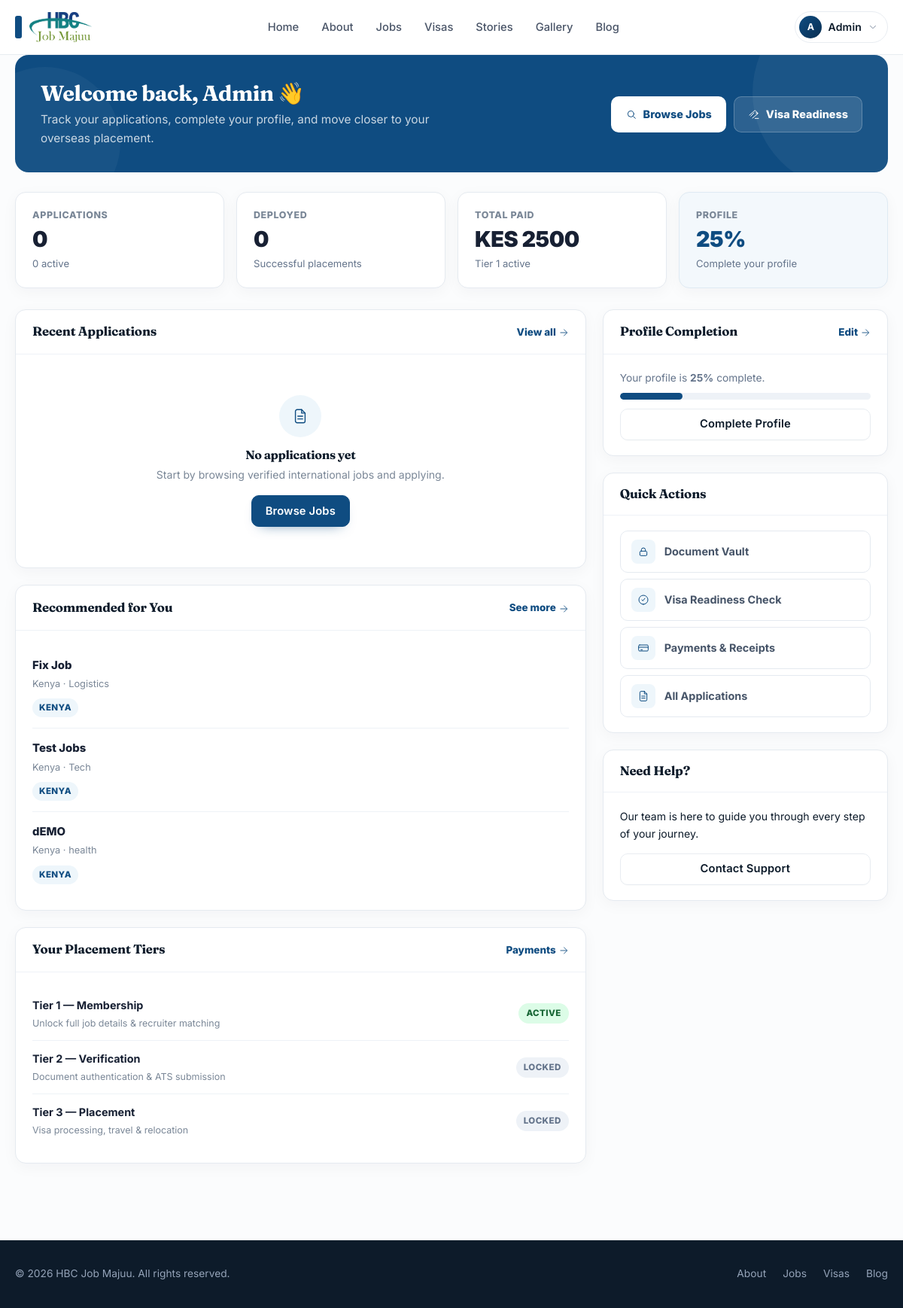
The page /dashboard/ (signed in) on the database as committed earlier.
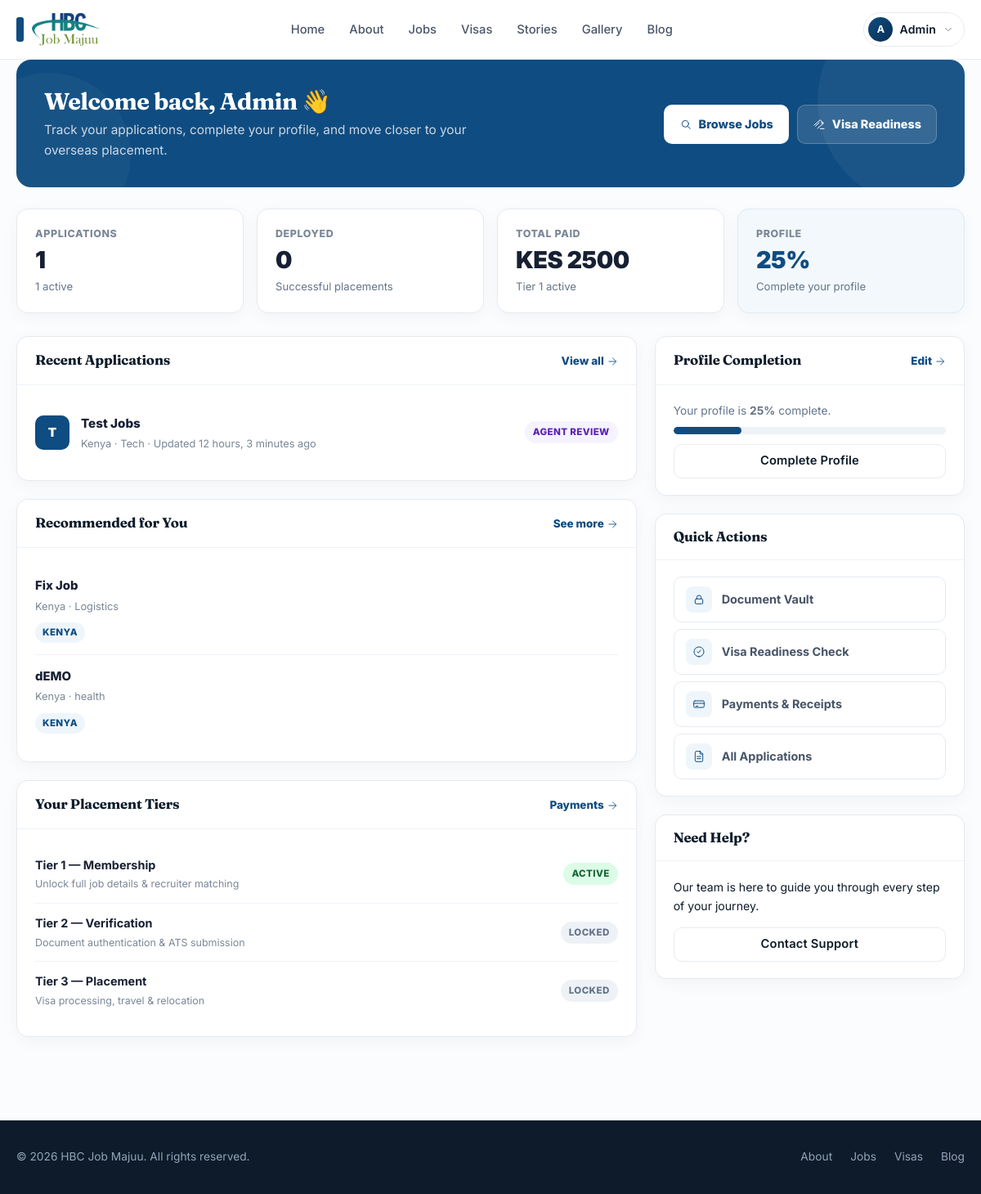
The same page on the database as committed later.
### client/models.py (models this page shows, shortened)
class Job(models.Model):
    class Status(models.TextChoices):
        DRAFT = "DRAFT", "Draft"
        ACTIVE = "ACTIVE", "Active"
        FILLED = "FILLED", "Filled"
        CLOSED = "CLOSED", "Closed"
    class Visibility(models.TextChoices):
        PUBLIC = "PUBLIC", "Public"
        MEMBERS_ONLY = "MEMBERS_ONLY", "Members only"
    COUNTRY_FLAG_MAP = {
        "kenya": "🇰🇪",
        "uganda": "🇺🇬",
        "tanzania": "🇹🇿",
        "rwanda": "🇷🇼",
        "burundi": "🇧🇮",
        "ethiopia": "🇪🇹",
        "somalia": "🇸🇴",
        "south africa": "🇿🇦",
        "nigeria": "🇳🇬",
        "ghana": "🇬🇭",
        "cameroon": "🇨🇲",
        "zambia": "🇿🇲",
        "malawi": "🇲🇼",
        "mozambique": "🇲🇿",
        "egypt": "🇪🇬",
        "saudi arabia": "🇸🇦",
        "united arab emirates": "🇦🇪",
        "uae": "🇦🇪",
        "qatar": "🇶🇦",
        "oman": "🇴🇲",
        "bahrain": "🇧🇭",
        "kuwait": "🇰🇼",
        "jordan": "🇯🇴",
        "lebanon": "🇱🇧",
        "canada": "🇨🇦",
        "united states": "🇺🇸",
        "usa": "🇺🇸",
        "united kingdom": "🇬🇧",
        "uk": "🇬🇧",
        "germany": "🇩🇪",
        "france": "🇫🇷",
        "italy": "🇮🇹",
        "spain": "🇪🇸",
        "netherlands": "🇳🇱",
        "india": "🇮🇳",
        "pakistan": "🇵🇰",
        "sudan": "🇸🇩",
        "yemen": "🇾🇪",
        "oman": "🇴🇲",
    }
    id = models.UUIDField(
        primary_key=True,
        default=uuid.uuid4,
        editable=False
    )
    title = models.CharField(max_length=150)
    country = models.CharField(max_length=50)
    country_flag = models.CharField(max_length=20, blank=True, default="", help_text="Auto-generated flag for the country, such as 🇰🇪")
    sector = models.CharField(max_length=50)
    description_masked = models.TextField()
    description_full = models.TextField()
    salary_disclosed = models.BooleanField(default=False)
    salary_range = models.CharField(
        max_length=50,
        blank=True,
        null=True
    )
    tier_2_fee = models.DecimalField(
        max_digits=10,
        decimal_places=2,
        default=0.00
    )
    tier_3_fee = models.DecimalField(
        max_digits=10,
        decimal_places=2,
        default=0.00
    )
    status = models.CharField(
        max_length=20,
        choices=Status.choices,
        default=Status.ACTIVE
    )
    visibility = models.CharField(
        max_length=20,
        choices=Visibility.choices,
        default=Visibility.PUBLIC,
        help_text="Public jobs are visible to everyone; member-only jobs require membership access.",
    )
    image_url = models.URLField(max_length=500, blank=True, default="")
    cover_image = models.URLField(max_length=500, blank=True, default="", help_text="Optional cover image for the job card and detail page.")
    image_alt = models.CharField(max_length=150, blank=True, default="")
    created_at = models.DateTimeField(auto_now_add=True)
    updated_at = models.DateTimeField(auto_now=True)

class Application(models.Model):
    class ATSStage(models.TextChoices):
        SUBMITTED = "SUBMITTED", "Submitted"
        VETTING = "VETTING", "Document Verification"
        AGENT_REVIEW = "AGENT_REVIEW", "Agent Review"
        INTERVIEW = "INTERVIEW", "Interview"
        OFFER = "OFFER", "Offer Extended"
        VISA = "VISA", "Visa Processing"
        DEPLOYED = "DEPLOYED", "Deployed"
        REJECTED = "REJECTED", "Rejected"
    class VisaReadiness(models.TextChoices):
        NOT_STARTED = "NOT_STARTED", "Not started"
        PENDING = "PENDING", "Pending"
        READY = "READY", "Ready"
        UNDER_REVIEW = "UNDER_REVIEW", "Under review"
    class DocumentStatus(models.TextChoices):
        PENDING = "PENDING", "Pending"
        UPLOADED = "UPLOADED", "Uploaded"
        UNDER_REVIEW = "UNDER_REVIEW", "Under review"
        VERIFIED = "VERIFIED", "Verified"
    id = models.UUIDField(
        primary_key=True,
        default=uuid.uuid4,
        editable=False
    )
    candidate = models.ForeignKey(
        settings.AUTH_USER_MODEL,
        on_delete=models.CASCADE,
        related_name="applications"
    )
    job = models.ForeignKey(
        Job,
        on_delete=models.CASCADE,
        related_name="applications"
    )
    current_country = models.CharField(max_length=100, blank=True, default="")
    city = models.CharField(max_length=100, blank=True, default="")
    passport_number = models.CharField(max_length=50, blank=True, default="")
    years_of_experience = models.PositiveIntegerField(default=0)
    cover_letter = models.TextField(blank=True, default="")
    visa_readiness = models.CharField(
        max_length=30,
        choices=VisaReadiness.choices,
        default=VisaReadiness.PENDING,
    )
    document_status = models.CharField(
        max_length=30,
        choices=DocumentStatus.choices,
        default=DocumentStatus.PENDING,
    )
    admin_notes = models.TextField(blank=True, default="")
    ats_stage = models.CharField(
        max_length=50,
        choices=ATSStage.choices,
        default=ATSStage.SUBMITTED
    )
    tier_2_paid = models.BooleanField(default=False)
    tier_3_paid = models.BooleanField(default=False)
    assigned_agent = models.ForeignKey(
        settings.AUTH_USER_MODEL,
        on_delete=models.SET_NULL,
        null=True,
        blank=True,
        related_name="assigned_applications"
    )
    created_at = models.DateTimeField(auto_now_add=True)
    updated_at = models.DateTimeField(auto_now=True)
    class Meta:
        constraints = [
            models.UniqueConstraint(
                fields=["candidate", "job"],
                name="unique_candidate_job_application"
            )
        ]

### client/views.py (the view)
# urls.py: path("dashboard/", views.dashboard, name="dashboard"),
@login_required
def dashboard(request):
    user = request.user
    applications_qs = (
        Application.objects
        .filter(candidate=user)
        .select_related("job")
        .order_by("-updated_at")
    )
    total_applications = applications_qs.count()
    active_applications = applications_qs.exclude(
        ats_stage__in=[
            Application.ATSStage.DEPLOYED,
            Application.ATSStage.REJECTED,
        ]
    ).count()
    deployed_count = applications_qs.filter(
        ats_stage=Application.ATSStage.DEPLOYED
    ).count()
    transactions_qs = (
        Transaction.objects
        .filter(user=user)
        .order_by("-created_at")
    )
    total_paid = (
        transactions_qs
        .filter(payment_status=Transaction.PaymentStatus.SUCCESS)
        .aggregate(total=Sum("amount"))
        .get("total")
        or 0
    )
    tier_1_paid = (
        transactions_qs.filter(
            payment_tier=Transaction.PaymentTier.TIER_1,
            payment_status=Transaction.PaymentStatus.SUCCESS,
        ).exists()
        or user.has_active_tier(UserAccessUnlock.Tier.TIER_1)
    )
    profile_fields = [
        bool(user.first_name),
        bool(user.last_name),
        bool(user.email),
        bool(user.phone_number and not user.phone_number.startswith("G-")),
    ]
    profile_score = int(round(100 * sum(profile_fields) / len(profile_fields)))
    applied_job_ids = applications_qs.values_list("job_id", flat=True)
    recommended_jobs = (
        Job.objects
        .filter(status=Job.Status.ACTIVE)
        .exclude(id__in=applied_job_ids)
        .order_by("-created_at")[:4]
    )
    recent_applications = applications_qs[:5]
    context = {
        "title": "Dashboard",
        "user_obj": user,
        "total_applications": total_applications,
        "active_applications": active_applications,
        "deployed_count": deployed_count,
        "total_paid": total_paid,
        "tier_1_paid": tier_1_paid,
        "tier_2_active": user.has_active_tier(UserAccessUnlock.Tier.TIER_2),
        "tier_3_active": user.has_active_tier(UserAccessUnlock.Tier.TIER_3),
        "profile_score": profile_score,
        "recommended_jobs": recommended_jobs,
        "recent_applications": recent_applications,
        "ats_stages": Application.ATSStage.choices,
    }
    return render(request, "client/dashboard.html", context)

### client/models.py (called while the page is built)
    @property
    def is_platform_staff(self):
        return self.role in {
            self.Role.ADMIN,
            self.Role.ADMIN_SUPER,
            self.Role.ADMIN_HANDLER,
            self.Role.PARTNER,
            self.Role.CONTENT_MANAGER,
            self.Role.DIGITAL_MARKETING,
            self.Role.FINANCE_OFFICER,
            self.Role.ATS_COORDINATOR,
        }

    def has_active_tier(self, tier):
        if self.is_platform_staff:
            return True
        if self.membership_tier == self.MembershipTier.PLACED:
            return True
        if self.membership_tier == self.MembershipTier.MEMBER and tier == UserAccessUnlock.Tier.TIER_1:
            return True
        return UserAccessUnlock.objects.filter(user=self, tier=tier, is_active=True).exists()

### client/templates/client/dashboard.html (shortened to what the changed rows need)
{% extends "base.html" %}
{% load static %}
{% block content %}
<section class="dash-hero">
    <div class="dash-hero-inner">
        <div>
            <h1>
                Welcome back, {{ user.first_name|default:user.username }} 👋
            </h1>
        </div>
    </div>
</section>
<section class="stat-grid">
    <div class="stat-card">
        <span class="stat-label">Applications</span>
        <span class="stat-value">{{ total_applications }}</span>
        <span class="stat-meta">{{ active_applications }} active</span>
    </div>
</section>
<div class="dash-grid">
    <div>
        <section class="dash-section">
            <div class="dash-section-header">
                <h2>Recent Applications</h2>
            </div>
            <div class="dash-section-body">
                {% if recent_applications %}
                {% for app in recent_applications %}
                <div class="app-row">
                    <div class="app-avatar">
                        {{ app.job.title|slice:":1"|upper }}
                    </div>
                    <div class="app-body">
                        <div class="app-title">{{ app.job.title }}</div>
                        <div class="app-meta">
                            {{ app.job.country }} · {{ app.job.sector }} ·
                            Updated {{ app.updated_at|timesince }} ago
                        </div>
                    </div>
                    <span class="pill pill-{{ app.ats_stage|lower }}">
                        {{ app.get_ats_stage_display }}
                    </span>
                </div>
                {% endfor %}
                {% else %}
                <div class="empty">
                    <div class="empty-icon"></div>
                    <h3>No applications yet</h3>
                    <p>Start by browsing verified international jobs and applying.</p>
                    <a href="{% url 'client:jobs' %}" class="btn btn-primary">Browse Jobs</a>
                </div>
                {% endif %}
            </div>
        </section>
        <section class="dash-section">
            <div class="dash-section-header">
                <h2>Recommended for You</h2>
            </div>
            <div class="dash-section-body">
                {% if recommended_jobs %}
                {% for job in recommended_jobs %}
                <div class="job-mini">
                    <div class="job-mini-title">{{ job.title }}</div>
                    <div class="job-mini-meta">
                        {{ job.country }} · {{ job.sector }}
                    </div>
                    <span class="job-mini-tag">{{ job.country }}</span>
                </div>
                {% endfor %}
                {% endif %}
            </div>
        </section>
        <section class="dash-section">
            <div class="dash-section-header">
                <h2>Your Placement Tiers</h2>
            </div>
        </section>
    </div>
    <div>
        <section class="dash-section">
            <div class="dash-section-header">
                <h2>Profile Completion</h2>
            </div>
        </section>
        <section class="dash-section">
            <div class="dash-section-header">
                <h2>Quick Actions</h2>
            </div>
        </section>
        <section class="dash-section">
            <div class="dash-section-header">
                <h2>Need Help?</h2>
            </div>
        </section>
    </div>
</div>
{% endblock %}

Rows that differ between the two databases and show on the page:
no longer on this page (row edited): Job: title "Test Jobs", country "Kenya", sector "Tech", country "KENYA"
added Application: job "T", job "Test Jobs", job.country "Kenya", job.sector "Tech", updated_at "12 hours, 3 minutes", ats_stage "AGENT REVIEW"
Other text that changed with them:
{{ total_applications }}: "0" → "1"
{{ active_applications }}: "0" → "1"
text no longer shown: "No applications yet Start by browsing verified international jobs and applying. Browse Jobs"
